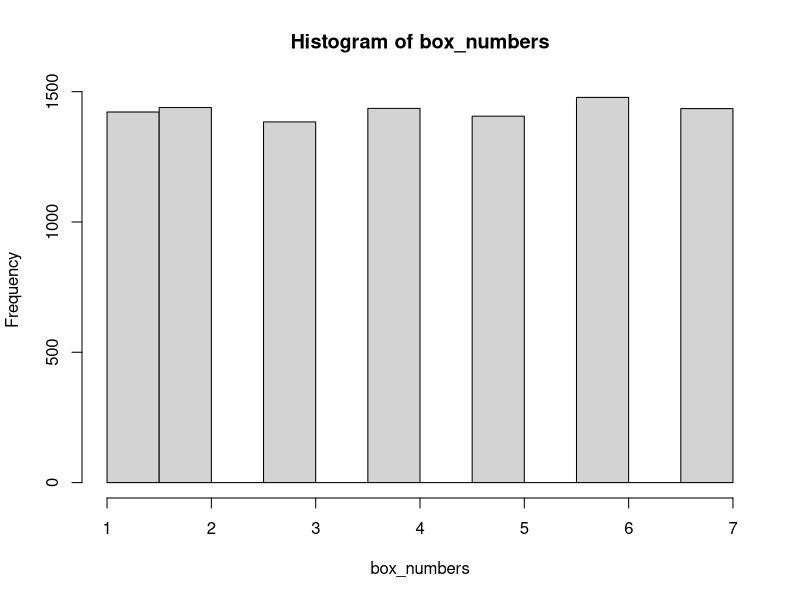

Recreate this plot in R.
# brief explanation of this simulation can be found in README.md in this folder
# red ball is 1, blue ball is 0 for this

# amount_box : number of boxes in this simulation
# times: how many times we run the simulation
amount_box <- 7
times <- 10000

# initiate the boxes and number of red balls in each box
boxes <- 1:amount_box

results <- NULL
box_numbers <- NULL 
# simulation
for (i in 1:times) {
  box_number <- sample(1:amount_box, 1)
  balls_box <- c(rep(1, box_number), rep(0, amount_box - box_number))
  picked_ball <- balls_box[sample(1:amount_box, 1)]

  # store numbers
  box_numbers <- c(box_numbers, box_number)
  results <- c(results, picked_ball)
}

hist(box_numbers)
prob <- sum(results) / times
